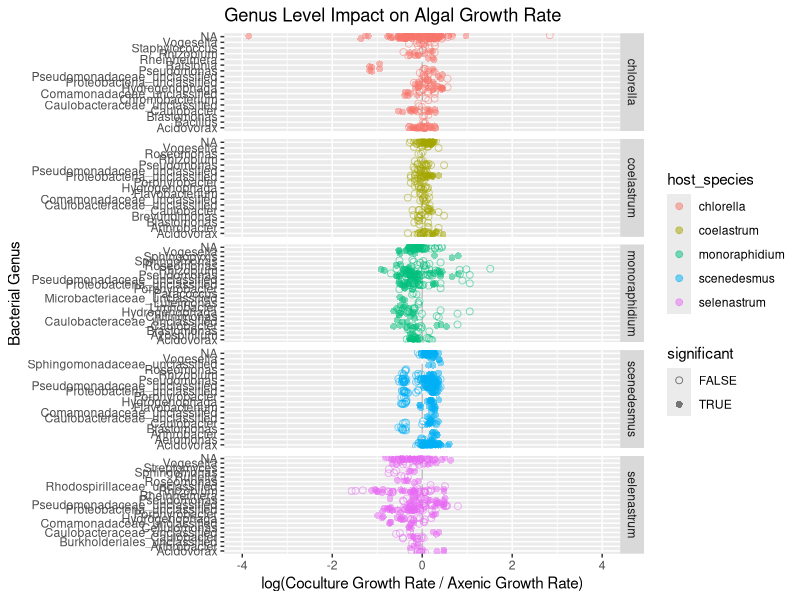
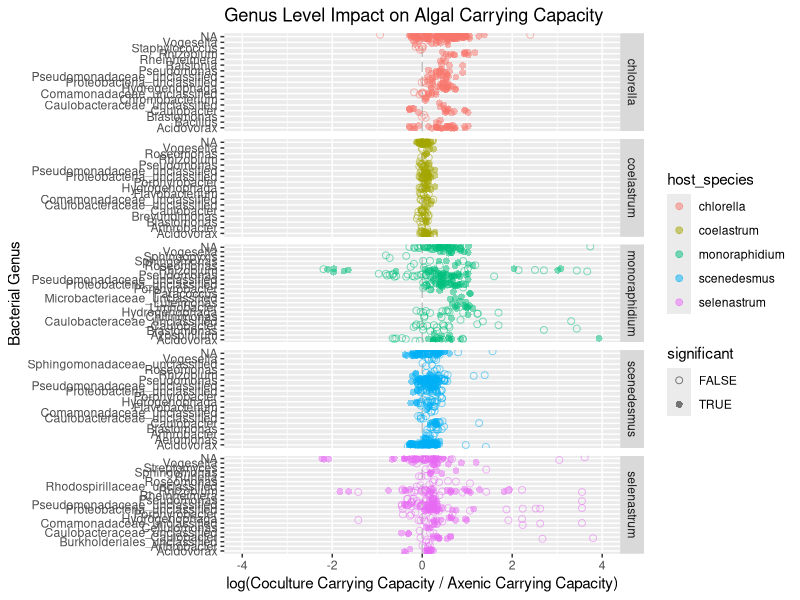
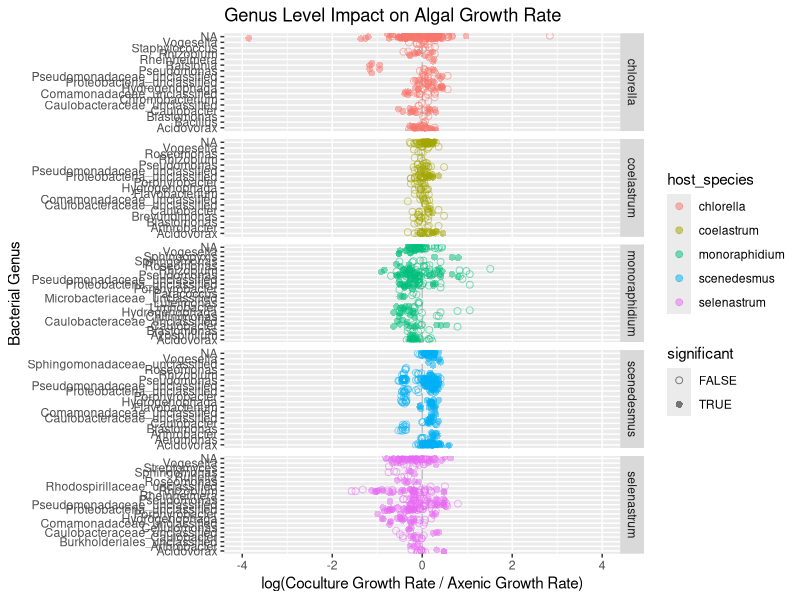
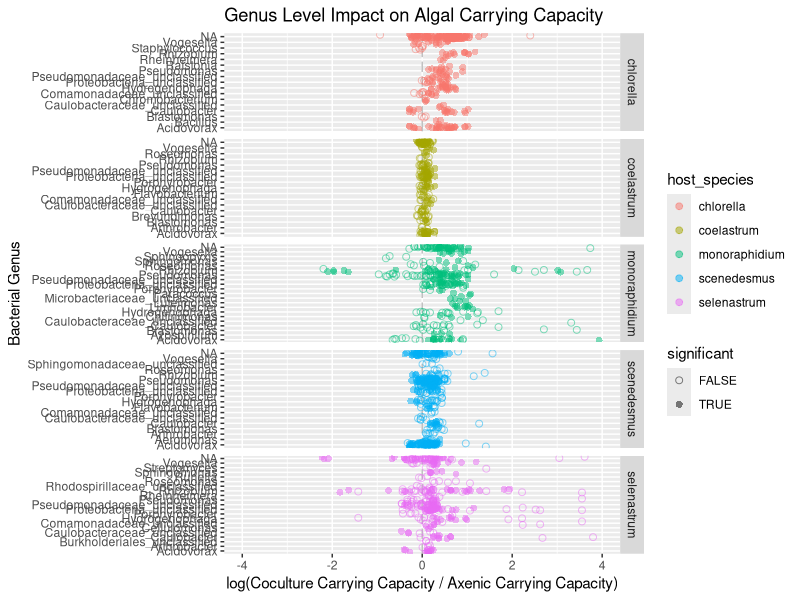

Recreate these plots in R, in order.
### This script uses collection_tax_data.csv and logistic_mod_stats_normCoefs.csv to build figure 2

##### Libraries ####
library(tidyverse)

#### Read in Data from Master ####
colors <- read.csv("./csv_files/colors.csv")%>%
  mutate(host_species = str_to_lower(hostLong))%>%
  select(host_species, color)

tax <- read.csv("./csv_files/collection_tax_data.csv")

stats_normCoefs <- read.csv("./csv_files/logistic_mod_stats_normCoefs.csv")%>%
  mutate(Isolate = ifelse(str_detect(Isolate, "\\.") == T,
                          str_replace(Isolate, "\\.", ","), Isolate))%>%
  # grubbs()%>% (Unneeded because grubbs run in master)
  filter(outlier == F)

#### Faceted Plots ####
grPlot_facet <- stats_normCoefs %>%
  mutate(significant = ifelse(pGR_greater <= 0.05| pGR_less <= 0.05, T, F))%>%
  drop_na()%>%
  left_join(., colors)%>%
  left_join(., tax)%>%
  ggplot(., aes(y = Genus, x = logNormGR, color = host_species, shape = significant))+ # genus
  # ggplot(., aes(y = Family, x = logNormGR, color = host_species, shape = significant))+ # fam
  geom_vline(aes(xintercept = 0), color = "grey", linetype = "longdash")+
  geom_point(size = 2, alpha = 0.5, position = "jitter")+
  scale_shape_manual(values = c(1, 16))+
  xlim(-4, 4)+
  labs(x = "log(Coculture Growth Rate / Axenic Growth Rate)",
       y = "Bacterial Genus",
       title = "Genus Level Impact on Algal Growth Rate")+ ## Genus
       # y = "Bacterial Family",
       # title = "Family Level Impact on Algal Growth Rate")+ ## Family
  facet_grid(vars(host_species), scales = "free_y")+
  scale_color_manual(values = colors$color)
grPlot_facet

ggsave("./fig2/growthRate_plot_facet.pdf", grPlot_facet, device = "pdf", height = 10, width = 8)

ccPlot_facet <- stats_normCoefs %>%
  mutate(significant = ifelse(pCC_greater <= 0.05 | pCC_less <= 0.05, T, F))%>%
  drop_na()%>%
  left_join(., tax)%>%
  ggplot(., aes(y = Genus, x = logNormCC, color = host_species, shape = significant))+ # genus
  # ggplot(., aes(y = Family, x = logNormCC, color = host_species, shape = significant))+ # fam
  geom_vline(aes(xintercept = 0), color = "grey", linetype = "longdash")+
  geom_point(size = 2, alpha = 0.5, position = "jitter")+
  scale_shape_manual(values = c(1, 16))+
  xlim(-4, 4)+
  labs(x = "log(Coculture Carrying Capacity / Axenic Carrying Capacity)",
       y = "Bacterial Genus",
       title = "Genus Level Impact on Algal Carrying Capacity")+ ## genus
       # y = "Bacterial Family",
       # title = "Family Level Impact on Algal Carrying Capacity")+ ## family
  facet_grid(vars(host_species), scales = "free_y")+
  scale_color_manual(values = colors$color)
ccPlot_facet

ggsave("./fig2/carryingCapacity_plot_facet.pdf", ccPlot_facet, device = "pdf", height = 10, width = 8)